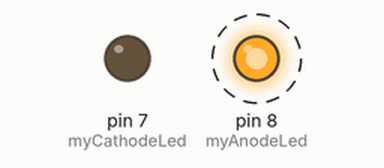
Bench run of a sketch on a simulated Arduino Uno, built with avr-gcc and run on an emulated ATmega328P. Shown: output pins drawn as LEDs (lit = HIGH). Dashed ring = blinking.

Above: at 0.5 s.
Timing chart, 0 to 4.6 s (numbered marks = the images above):
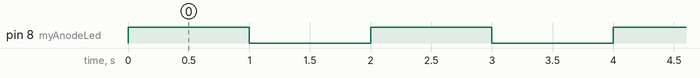

Measured:
- by itself, pin 8 (myAnodeLed): alternates HIGH for 1.0 s and LOW for 1.0 s

The sketch:

led-low-high.ino
```cpp
#define myAnodeLed 8
#define myCathodeLed 7
#define Led_On_Off 1000


void setup() {
  // put your setup code here, to run once:
  pinMode(myAnodeLed, OUTPUT);
  pinMode(myCathodeLed, OUTPUT);
    digitalWrite(myCathodeLed, LOW);
}

void loop() {
  // put your main code here, to run repeatedly:
  digitalWrite(myAnodeLed, HIGH);

  delay(Led_On_Off);

  digitalWrite(myAnodeLed, LOW);

  delay(1000);
}
```
